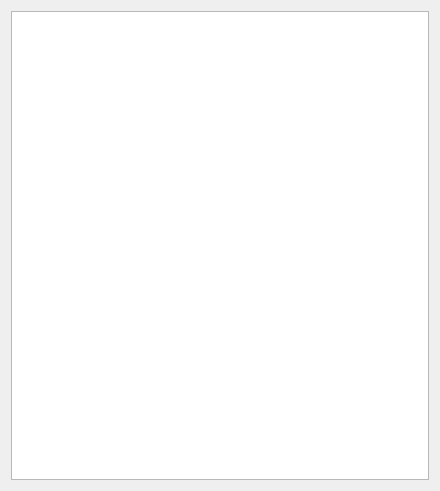
<?xml version="1.0" encoding="UTF-8"?>
<ui version="4.0">
 <class>Dialog_HistoryData</class>
 <widget class="QDialog" name="Dialog_HistoryData">
  <property name="geometry">
   <rect>
    <x>0</x>
    <y>0</y>
    <width>440</width>
    <height>491</height>
   </rect>
  </property>
  <property name="windowTitle">
   <string>Dialog</string>
  </property>
  <layout class="QGridLayout" name="gridLayout">
   <item row="0" column="0">
    <widget class="QTableWidget" name="tableWidget"/>
   </item>
  </layout>
 </widget>
 <resources/>
 <connections/>
</ui>
